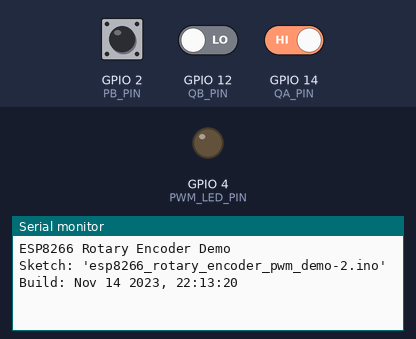
A sketch run on a simulated ESP8266 (NodeMCU). Shown: output pins drawn as LEDs (lit = HIGH), the last lines printed to the serial monitor. The inputs (shaded band) are chosen by the test bench; at power-on: GPIO 2 (PB_PIN) HIGH, GPIO 14 (QA_PIN) HIGH, GPIO 12 (QB_PIN) LOW.

Above: at 1.3 s.
1.4 s: GPIO 2 (PB_PIN) pulled LOW for 0.15 s
At 2.5 s:
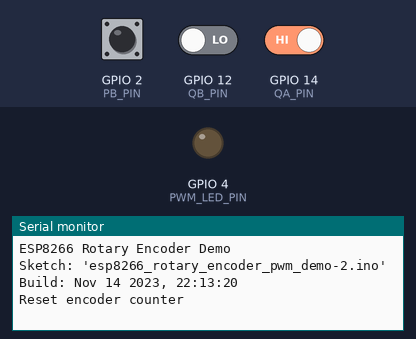
3.0 s: GPIO 14 (QA_PIN) driven LOW
At 3.7 s:
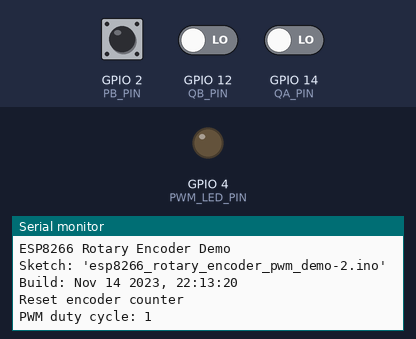

Measured:
- after the input at 1.4 s, the serial monitor: prints a new line at once (image 1)
- after the input at 3.0 s, the serial monitor: prints a new line at once (image 2)

The sketch:

esp8266_rotary_encoder_pwm_demo-2.ino
```cpp
//////////////////////////////////////////////////////////////////////////
// Author: RSP @ Embedded Systems Lab (ESL), KMUTNB, Bangkok / Thailand
// Date: 2017-07-01
// Arduino IDE: v1.8.2 + esp8266 v2.3.0
// Boards with ESP-12E
//////////////////////////////////////////////////////////////////////////

#include <string.h>
// for Windows
#define __FILENAME__ (strrchr(__FILE__, '\\') ? strrchr(__FILE__, '\\') + 1 : __FILE__)
// for Linux
//#define __FILENAME__ (strrchr(__FILE__, '/') ? strrchr(__FILE__, '/') + 1 : __FILE__)

#include <ESP8266WiFi.h>

#define VALUE_MAX 255   // max. value (range: 0..VALUE_MAX) for PWM

// constants
const int QA_PIN = 14;      // D5 = GPIO14 (QA or CLK pin of the rotary encoder switch)
const int QB_PIN = 12;      // D6 = GPIO12 (QB or DT  pin of the rotary encoder switch)
const int PB_PIN = 2;       // D4 = GPIO2  (SW pin of the rotary encoder switch, pusb button, active-low)
const int PWM_LED_PIN = 4;  // D2 = GPIO4

// global variables
char sbuf[64];
volatile int last_a = 1, last_b = 1;
volatile int16_t encoder_cnt = 0;
volatile bool encoder_update = false;
volatile bool button_pressed = false;

// forward declarations
void encode_inputs();
void button_press_action();

void button_press_action(){
  button_pressed = true;
}

void encode_inputs() {
  detachInterrupt( QA_PIN );
  int a = digitalRead(QA_PIN);
  int b = digitalRead(QB_PIN);
  if (( a != last_a ) || ( b != last_b ) ) {
     if ( a == b ) {
       encoder_cnt++;
    } else {
       encoder_cnt--;
    }
    last_a = a;
    last_b = b;
    encoder_update = true;
    if ( encoder_cnt < 0 ) { encoder_cnt = 0; }
    if ( encoder_cnt > VALUE_MAX ) { encoder_cnt = VALUE_MAX; }
  }
  attachInterrupt( QA_PIN, encode_inputs, CHANGE );
}

void setup() {
  Serial.begin( 115200 );
  Serial.println( F("\n\n\n") );
  delay(100);

  pinMode( QA_PIN, INPUT );
  pinMode( QB_PIN, INPUT );
  pinMode( PB_PIN, INPUT_PULLUP );
  attachInterrupt( QA_PIN, encode_inputs, CHANGE );
  attachInterrupt( PB_PIN, button_press_action, FALLING );
  pinMode( PWM_LED_PIN, OUTPUT );

  Serial.println( F("ESP8266 Rotary Encoder Demo") );
  sprintf_P( sbuf, PSTR("Sketch: '%s'"), __FILENAME__ );
  Serial.println( sbuf );
  Serial.println( "Build: " __DATE__ ", " __TIME__ );

  WiFi.disconnect();
  WiFi.mode(WIFI_OFF);  // disable WiFi

  analogWriteFreq( 500 ); // set PWM frequency: 500Hz
  analogWriteRange(VALUE_MAX+1); // set PWM duty cycle range
}

void loop() {
  if ( button_pressed ) {
     button_pressed = false;
     encoder_cnt = 0;
     Serial.println( F("Reset encoder counter") );
     analogWrite( PWM_LED_PIN, encoder_cnt );
  }
  if ( encoder_update ) {
     encoder_update = false;
     if ( encoder_cnt >= 0 && encoder_cnt <= 255 ) {
        analogWrite( PWM_LED_PIN, encoder_cnt );
        sprintf_P( sbuf, PSTR("PWM duty cycle: %d"), encoder_cnt );
        Serial.println( sbuf );
     }
  }
  delay(1);
}
//////////////////////////////////////////////////////////////////////////
```
